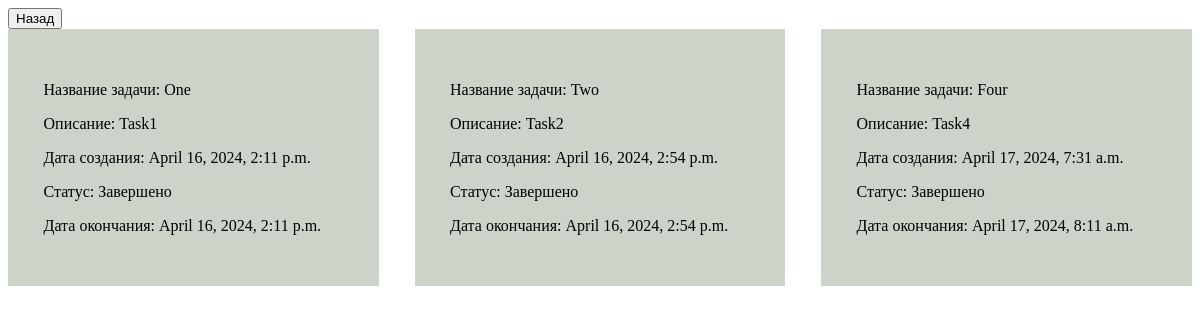
Page /todo/completed_task/ on the committed database.
### todo_list/models.py (models this page shows)
class Task(models.Model):
    title = models.CharField(max_length=30)
    text = models.CharField(max_length=30)
    date_created = models.DateTimeField(auto_now_add=True)
    date_updated = models.DateTimeField(auto_now=True)
    status = models.CharField(max_length=30, default='В процессе')

### todo_list/views.py (the view)
# urls.py: path('completed_task/', task.completed_task),
def completed_task(request):
    completed_todo = Task.objects.all()
    result = {
        'completed': completed_todo
    }
    return render(request, 'completed.html', result)

### todo_list/templates/completed.html (shortened to what this page needs)
<!DOCTYPE html>
{% load static %}
<html lang="en">
<head>
    <link rel="stylesheet" href="{% static 'css/style_main.css' %}" >
</head>
<body>
<a href="/todo/"><input type="submit" value="Назад"></a>
<div class="box">
{% for item in completed %}
    {% if item.status == 'Завершено' %}
            <div style="background-color: rgba(87, 113, 77, 0.3)">
                <p>Название задачи: {{ item.title }}</p>
                <p>Описание: {{ item.text }}</p>
                <p>Дата создания: {{ item.date_created }}</p>
                <p>Статус: {{ item.status }}</p>
                <p>Дата окончания: {{ item.date_updated }}</p>
            </div>
        {% endif %}
{% endfor %}
</div>
</body>
</html>

### todo_list/static/css/style_main.css (style rules this page uses)
body { background-image: url(https://pibig.info/uploads/posts/2022-12/1669942674_16-pibig-info-p-fon-dlya-yezhednevnika-krasivo-16.jpg); background-size: 1550px 920px; }
.box { display: flex; gap: 3%; justify-content: center; }
.box div { width: 100%; padding: 3%; }

### rows in the picture
Task: title "One", text "Task1", date_created "April 16, 2024, 2:11 p.m.", status "Завершено", date_updated "April 16, 2024, 2:11 p.m."
Task: title "Two", text "Task2", date_created "April 16, 2024, 2:54 p.m.", status "Завершено", date_updated "April 16, 2024, 2:54 p.m."
Task: title "Four", text "Task4", date_created "April 17, 2024, 7:31 a.m.", status "Завершено", date_updated "April 17, 2024, 8:11 a.m."
